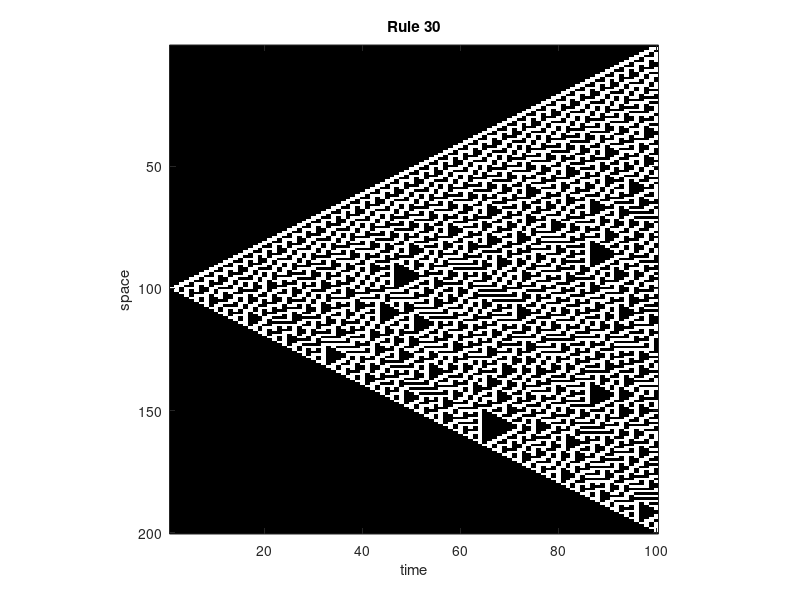

MATLAB code to generate this figure:
%% CC-BY 4.0 (Il Memming Park, 2020)
% Wolfram's rule 30 1D cellular automaton
% https://mathworld.wolfram.com/Rule30.html

T = 100;
N = T*2;
X = zeros(N, T);
X(ceil(N/2), 1) = 1; % initial condition

figure(347); clf;
colormap('gray');

for t = 2:T % time loop
    for k = 2:N-1 % space loop
        if  all(X(k-1:k+1,t-1) == [1;0;0]) || ...
                all(X(k-1:k+1,t-1) == [0;1;1]) || ...
                all(X(k-1:k+1,t-1) == [0;1;0]) || ...
                all(X(k-1:k+1,t-1) == [0;0;1])

            % if the conditions are met, set the future generation to 1
            % otherwise it stays 0
            X(k,t) = 1;
        end
    end
    imagesc(X);
    axis square
    drawnow; % update the figure now
end

xlabel('time'); ylabel('space'); axis square
title('Rule 30');